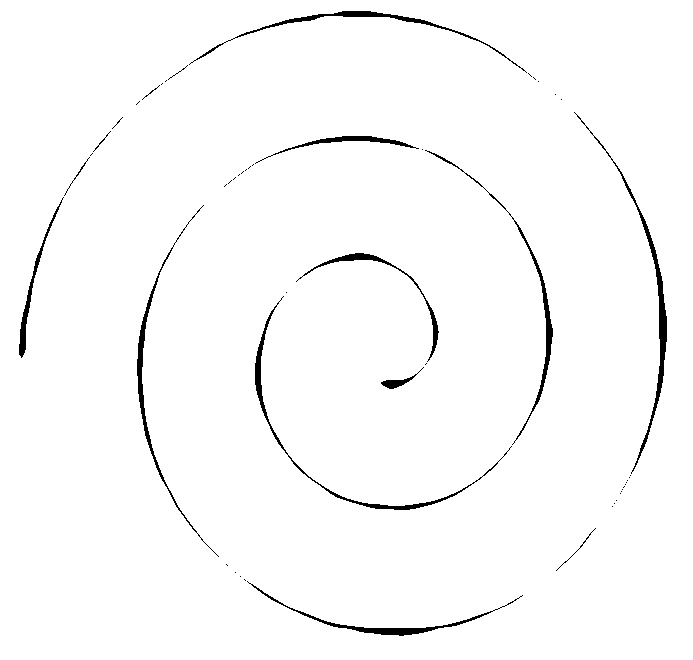
//> input picture Backend/cpp to python conversion/DetectTest/Resources/exam_1_template.jpg, 693 x 660 px, given in place of exam_1.jpg, which was not available
$ ./extractFeats Resources/exam_1_template.jpg Resources/exam_1_pen.jpg Resources/exam_1_pen.jpg   (built with g++ and OpenCV 4)
//> lines starting //> are read from the running program, lines starting //| are printed output that depends on the picture; after the words box and inside, x2 and y2 are one past the last pixel; in counts of white or black regions, pixels touching at a corner belong together; pictures that were not available may be replaced by others from this repository, and a replacement may not be noted
#include <stdio.h>
#include <iostream>
#include <stdio.h>
#include <opencv2/opencv.hpp>
#include <fstream>
#include <stdlib.h>
//#include <math.h>
#include <vector>
#include <list>
#define pb push_back
#define rb pop_back
#define DISPLACEMENT 10


using namespace cv;
using namespace std;

struct cpoint{
    int x,y;
    cpoint(){};
    cpoint(int x, int y):
            x(x), y(y) {};
};

Mat img;
//Functions to recovery the Neighboors as follow:
// P9 P2 P3
// P8 P1 P4
// P7 P6 P5
int P1(Mat dest, int line, int col)
{
    return dest.at<uchar>(line, col);
}

int P2(Mat dest, int line, int col)
{
    return dest.at<uchar>(line-1, col);
}

int P3(Mat dest, int line, int col)
{
    return dest.at<uchar>(line-1, col+1);
}

int P4(Mat dest, int line, int col)
{
    return dest.at<uchar>(line, col+1);
}

int P5(Mat dest, int line, int col)
{
    return dest.at<uchar>(line+1, col+1);
}

int P6(Mat dest, int line, int col)
{
    return dest.at<uchar>(line+1, col);
}

int P7(Mat dest, int line, int col)
{
    return dest.at<uchar>(line+1, col-1);
}

int P8(Mat dest, int line, int col)
{
    return dest.at<uchar>(line, col-1);
}

int P9(Mat dest, int line, int col)
{
    return dest.at<uchar>(line-1, col-1);
}

// [4 lines left out: function Delete, not called in this run]

void Zhang_Suen(Mat dest)
{
    int height = dest.rows;
    int width = dest.cols;
    bool ThiningContinue = true;
    int line, col;
    cpoint ActualPixel;
    int Conectivity = 0, Neighboors = 0;
    list<cpoint> RemPoints;
    list<cpoint>::iterator it;

    for (line = 0; line < height; line++)
        for (col = 0; col < width; col++)
        {
            dest.at<uchar>(line, col) = dest.at<uchar>(line, col) == 255?0:1;
        }

    while (ThiningContinue)
    {
        ThiningContinue = false;

        // First Sub-Iteraction
        for (line = 1; line < height - 1; line++)
        {
            for (col = 1; col < width - 1; col++)
            {
                Neighboors = 0;
                Conectivity = 0;
                // Pixel must be black
                if (P1(dest, line, col) == 0)
                    continue;
                // Connectivity number must be 1;
                Conectivity = (P2(dest, line, col) == 0 && P3(dest, line, col) == 1) ? 1 : 0;
                Conectivity += (P3(dest, line, col) == 0 && P4(dest, line, col) == 1) ? 1 : 0;
                Conectivity += (P4(dest, line, col) == 0 && P5(dest, line, col) == 1) ? 1 : 0;
                Conectivity += (P5(dest, line, col) == 0 && P6(dest, line, col) == 1) ? 1 : 0;
                Conectivity += (P6(dest, line, col) == 0 && P7(dest, line, col) == 1) ? 1 : 0;
                Conectivity += (P7(dest, line, col) == 0 && P8(dest, line, col) == 1) ? 1 : 0;
                Conectivity += (P8(dest, line, col) == 0 && P9(dest, line, col) == 1) ? 1 : 0;
                Conectivity += (P9(dest, line, col) == 0 && P2(dest, line, col) == 1) ? 1 : 0;
                if (Conectivity != 1)
                    continue;
                // 2 <= BlackNeighboors <= 6
                Neighboors = P2(dest, line, col) + P3(dest,line, col) +
                             P4(dest, line, col) + P5(dest, line, col) +
                             P6(dest, line, col) + P7(dest, line, col) +
                             P8(dest, line, col) + P9(dest, line, col);
                if (Neighboors < 2 || Neighboors > 6)
                    continue;
                // At least one of P2, P4 and P8 are background
                Neighboors = 0;
                Neighboors = P2(dest, line, col) * P4(dest, line, col) * P8(dest, line, col);
                if (Neighboors != 0)
                    continue;

                // At least one of P2, P6 and P8 are background
                Neighboors = 0;
                Neighboors = P2(dest, line, col) * P6(dest, line, col) * P8(dest, line, col);
                if (Neighboors != 0)
                    continue;
                // Actual Pixel was deleted
                ThiningContinue = true;
                RemPoints.push_back(cpoint(line, col));
            }
        }
        for (it = RemPoints.begin(); it != RemPoints.end(); it++)
            dest.at<uchar>((*it).x, (*it).y) = 0;
        RemPoints.clear();
        // Second Sub-Iteraction
        for (line = 1; line < height - 1; line++)
        {
            for (col = 1; col < (int)width - 1; col++)
            {
                Neighboors = 0;
                Conectivity = 0;
                // Pixel must be black
                if (P1(dest, line, col) == 0)
                    continue;
                // Connectivity number must be 1;
                Conectivity = (P2(dest, line, col) == 0 && P3(dest, line, col) == 1) ? 1 : 0;
                Conectivity += (P3(dest, line, col) == 0 && P4(dest, line, col) == 1) ? 1 : 0;
                Conectivity += (P4(dest, line, col) == 0 && P5(dest, line, col) == 1) ? 1 : 0;
                Conectivity += (P5(dest, line, col) == 0 && P6(dest, line, col) == 1) ? 1 : 0;
                Conectivity += (P6(dest, line, col) == 0 && P7(dest, line, col) == 1) ? 1 : 0;
                Conectivity += (P7(dest, line, col) == 0 && P8(dest, line, col) == 1) ? 1 : 0;
                Conectivity += (P8(dest, line, col) == 0 && P9(dest, line, col) == 1) ? 1 : 0;
                Conectivity += (P9(dest, line, col) == 0 && P2(dest, line, col) == 1) ? 1 : 0;
                if (Conectivity != 1)
                    continue;
                // 2 <= BlackNeighboors <= 6
                Neighboors = P2(dest, line, col) + P3(dest, line, col) +
                             P4(dest, line, col) + P5(dest, line, col) +
                             P6(dest, line, col) + P7(dest, line, col) +
                             P8(dest, line, col) + P9(dest, line, col);
                if (Neighboors < 2 || Neighboors > 6)
                    continue;
                // At least one of P2, P4 and P6 are background
                Neighboors = 0;
                Neighboors = P2(dest, line, col) * P4(dest, line, col) * P6(dest, line, col);
                if (Neighboors != 0)
                    continue;
                // At least one of P2, P6 and P8 are background
                Neighboors = 0;
                Neighboors = P4(dest, line, col) * P6(dest, line, col) * P8(dest, line, col);
                if (Neighboors != 0)
                    continue;
                // Actual Pixel was deleted
                ThiningContinue = true;
                RemPoints.push_back(cpoint(line, col));
            }
        }
        for (it = RemPoints.begin(); it != RemPoints.end(); it++)
            dest.at<uchar>((*it).x, (*it).y) = 0;
        RemPoints.clear();
    }
    for (line = 0; line < height; line++)
    {
        for (col = 0; col < width; col++)
        {
            if (P1(dest, line, col) == 0)
                dest.at<uchar>(line, col) = 255;
            else
                dest.at<uchar>(line, col) = 0;
        }
    }
}

struct vertex
{
    double x,y;
};

typedef struct vertex Vertices;

struct radius_angle
{
    double radius, angle;
};
typedef struct radius_angle RadiusAngle;


void invert(double *ini, double *fim)
{
    double i,f;
    i=*ini;
    f=*fim;
    *ini=f;
    *fim=i;
}

void lineIDDA(Mat img_, double yi, double xi, double yf, double xf, vector<Vertices> &v)
{
    double x,y,deltax,deltay,erro=0,q=0,quant;
    deltax=xf-xi;
    deltay=yf-yi;
    Vertices vert;
    // When yi>yf the line is diagonal to down. For this is
    // necessary invert the points
    // When Deltax= 0 and Deltay  < 0, the line is in vertical
    // to down. For this is necessary invert yi with yf.
    if ((yi>yf) || ((deltax==0) && (deltay<0)))
    {
        invert(&xi,&xf);
        invert(&yi,&yf);
        deltax=xf-xi;
        deltay=yf-yi;
    }
    x=xi;
    y=yi;

    // "quant" denotes the maximum number of ploted points
    if (abs(deltax)>abs(deltay))
        quant=abs(deltax);
    else
        quant=abs(deltay);
    bool get_point = true;
    bool entered = false;
    bool finished = false;
    int walk = 1000;//clean more pixels.
    while (q<=quant && walk) //While have points to plot
    {
        if (x>=0 && y>=0 && x<img_.cols && y< img_.rows)
        {
            if(!entered && img_.at<uchar>(y, x) == 0)//Find a espiral
            {
                entered = true;
                if(get_point)//get the first point.
                {
                    get_point = false;
                    vert.x = x;
                    vert.y = y;
                    v.pb(vert);
                }
                img_.at<uchar>(y, x) = 255;//Set the color white to avoid reprocessing
            }
        }

        if(entered){
            walk--;
            if (x>=0 && y>=0 && x<img_.cols && y<img_.rows)
                img_.at<uchar>(y, x) = 255;//Set the color white to avoid reprocessing
        }


        if ((deltax>=0) && (deltay>=0) && (deltax>=deltay))// 1 oct
        {
            if ((erro<0) || (deltay==0))
            {
                x++;
                erro=erro+deltay;
            }
            else
            {
                x++;
                y++;
                erro=erro+deltay-deltax;
            }
        }
        else
        if ((deltax>=0) && (deltay>=0) && (deltay>deltax))// 2 oct
        {
            if (erro<0)
            {
                x++;
                y++;
                erro=erro+deltay-deltax;
            }
            else
            {
                y++;
                erro=erro-deltax;
            }
        }
        else
        if ((deltay>=0) && (deltax<0) && (-deltax>=deltay)) // 4 oct
        {
            if ((erro<0) || (deltay==0))
            {
                x--;
                erro=erro+deltay;
            }
            else
            {
                x--;
                y++;
                erro=erro+deltax+deltay;
            }
        }
        else
        if ((deltay>0) && (deltax<0) && (deltay>-deltax)) // 3 oct
        {
            if (erro<0)
            {
                x--;
                y++;
                erro=erro+deltax+deltay;
            }
            else
            {
                y++;
                erro=erro+deltax;
            }
        }
        else
        if ((deltax>=0) && (deltay<0) && (deltax>=-deltay))// 8 oct
        {
            if ((erro<0))
            {
                x++;
                erro=erro-deltay;
            }
            else
            {
                x++;
                y--;
                erro=erro+abs(deltay)-deltax;
            }
        }
        else
        if ((deltax>=0) && (deltay<0) && (-deltay>deltax))// 7 oct
        {
            if (erro<0)
            {
                x++;
                y--;
                erro=erro-deltay-deltax;
            }
            else
            {
                y--;
                erro=erro-deltax;
            }
        }
        else
        if ((deltay<0) && (deltax<0) && (-deltay>-deltax)) // 3 oct
        {
            if (erro<0)
            {
                x--;
                y--;
                erro=erro+deltax-deltay;
            }
            else
            {
                y--;
                erro=erro+deltax;
            }
        }
        else
        if ((deltay<0) && (deltax<0) && (-deltax>=-deltay)) // 4 oct
        {
            if ((erro<0))
            {
                x--;
                erro=erro-deltay;
            }
            else
            {
                x--;
                y--;
                erro=erro+deltax-deltay;
            }
        }
        q++; //number of plotted points
    }
}

//---------------------------------------------------------------------------
void rotation(Vertices *vert, int yp, int xp, int teta)
{
    double x,y;
    x=(double)((((*vert).x-xp)*cos(teta*3.14159265358/180))-(((*vert).y-yp)*sin(teta*3.14159265358/180)))+xp;
    y=(double)((((*vert).x-xp)*sin(teta*3.14159265358/180))+(((*vert).y-yp)*cos(teta*3.14159265358/180)))+yp;
    (*vert).x=x;
    (*vert).y=y;
}

//VERIFY THE CENTRAL P�XEL
bool verify(Mat img_, int y, int x)
{
    int cont = 0;
    for(int i = y-1; i < y+2; i++)
        for(int j = x-1; j < x+2; j++)
            if(img_.at<uchar>(i, j)==0)
                cont++;
    return cont==2;
}

//FIND THE SPIRAL ORIGEN
void origem(Mat img_, int *oy, int *ox)
{
    int lines = (*oy)+100, cols= (*ox)+100, i, j;
    int com_line = (*oy)-100, com_col = (*ox)-100;

    for(i = com_line; i < lines; i++)
    {
        for(j = com_col; j < cols; j++)
        {
            if(img_.at<uchar>(i, j)==0)
            {
                if(verify(img_, i, j))
                {
                    *ox = j;
                    *oy = i;
                }
            }
        }
    }
}

int main(int argc,char* argv[])
{
    vector<RadiusAngle> radiusangle, radiusrigin, difradial;
    vector<Vertices> ptosoriginal, ptosdesenhada, tremor_relativo;
    vector<double> tremor;
    RadiusAngle ra, raorigin;
    double raiz, atangente;
    Vertices vert;

    if ( argc != 4 )
    {
        printf("\n*** Given an exam image and the pen image save the features extracted in the file <RMS.txt> \n\n");
        printf("\n*** usage: extractFeats <name_of_input_image_with_extension> <class_type -- 'c' to control and 'p' to patient>\n");
        printf("\n*** Incorrect number of input parameters!\n");
        return -1;
    }
    img = imread(R"(C:\Users\chari\Documents\GitHub\Meraki\Backend\cpp to python conversion\DetectTest\Resources\exam_1.jpg)", IMREAD_COLOR);
//> img is the input picture: 660 rows x 693 cols, CV_8UC3; min 0, max 255, mean 250.1
//    cv::imshow("output", img);
//    waitKey(0);
    Mat img1 = imread(R"(C:\Users\chari\Documents\GitHub\Meraki\Backend\cpp to python conversion\DetectTest\Resources\exam_1_pen.jpg)", IMREAD_COLOR);
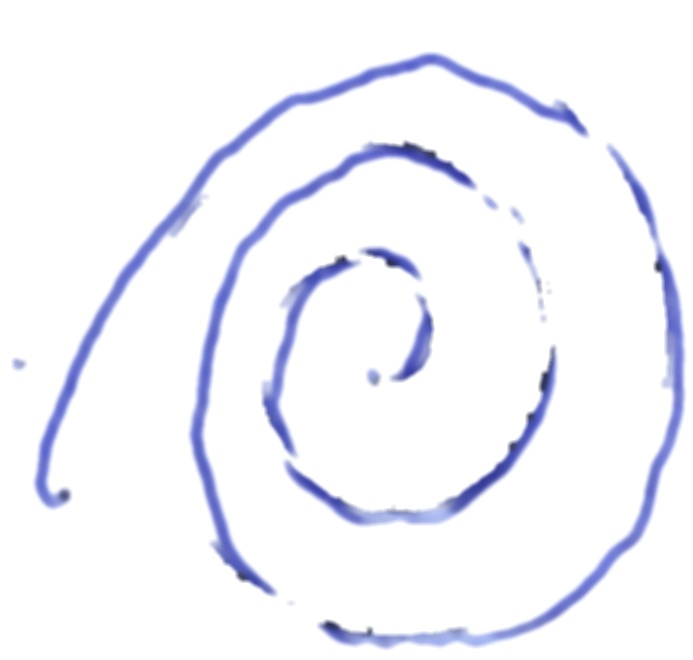
//> input picture Backend/cpp to python conversion/DetectTest/Resources/exam_1_pen.jpg, 693 x 660 px
//> img1 is the input picture: 660 rows x 693 cols, CV_8UC3; mean B, G, R 250.7, 244.1, 243.4
//    cv::imshow("output", img1);
//    waitKey(0);

    //Gray scale
    Mat img_ = Mat(Size(img.cols, img.rows),CV_8UC1);


    cvtColor(img, img_, COLOR_BGR2GRAY);
    threshold(img_, img_, 220, 255, 0);
//> img_: 660 rows x 693 cols, CV_8UC1; 98.1% white; 52 black regions (37 under 20 px), largest, box (x1, y1, x2, y2) and area: (574, 112, 667, 474) 1382, (255, 296, 512, 510) 1196, (137, 205, 219, 557) 1042
    Zhang_Suen(img_);
//> after the loop in Zhang_Suen, `for (line = 0; line < height; line++)`:
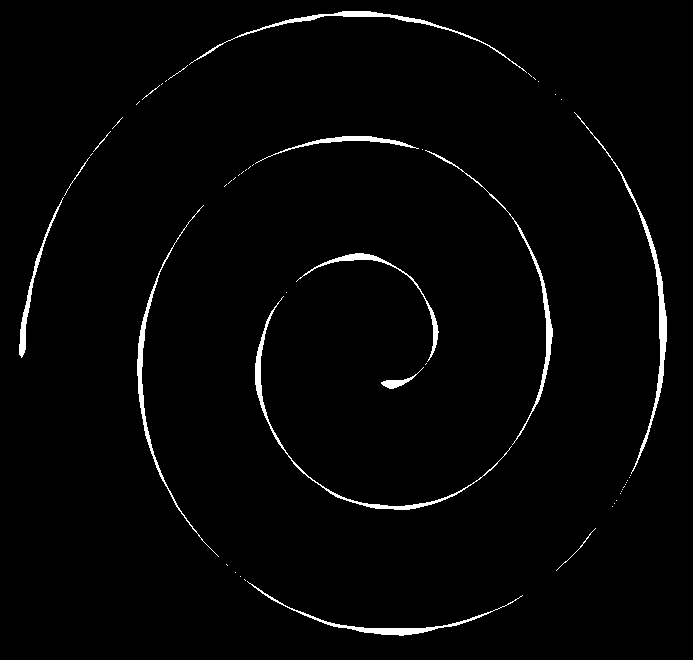
//> dest: 660 rows x 693 cols, CV_8UC1; values 0 (black) and 1 (white), 1.9% white; 52 white regions (37 under 20 px), largest, box (x1, y1, x2, y2) and area: (574, 112, 667, 474) 1382, (255, 296, 512, 510) 1196, (137, 205, 219, 557) 1042
//> the loop in Zhang_Suen, `while (ThiningContinue)` made 5 passes
//> ThiningContinue on passes 1 to 5: true, true, true, true, false
//> after the loop in Zhang_Suen, `while (ThiningContinue)`:
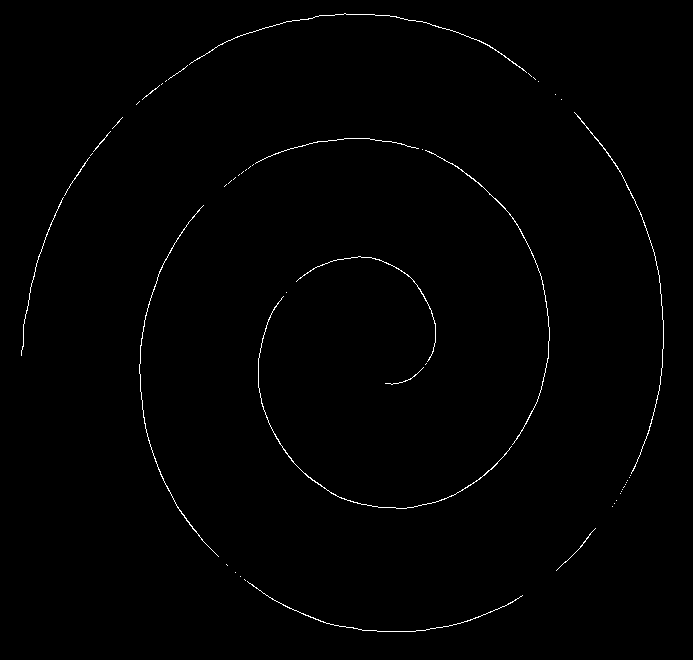
//> dest: 660 rows x 693 cols, CV_8UC1; values 0 (black) and 1 (white), 0.7% white in thin lines or dots, all inside (x1, y1, x2, y2) = (21, 13, 664, 632)
//> after the loop in Zhang_Suen, `while (ThiningContinue)`: ThiningContinue = false; Neighboors = 0


    //Spiral pen
    Mat img1_ = Mat(Size(img.cols, img.rows),CV_8UC1);

    int nx = img.cols, //number of collumns
    ny = img.rows; //number of lines/rows
    int x,y,z;

    cvtColor(img1, img1_, COLOR_BGR2RGB);
    threshold(img1_, img1_, 220, 255, 0);
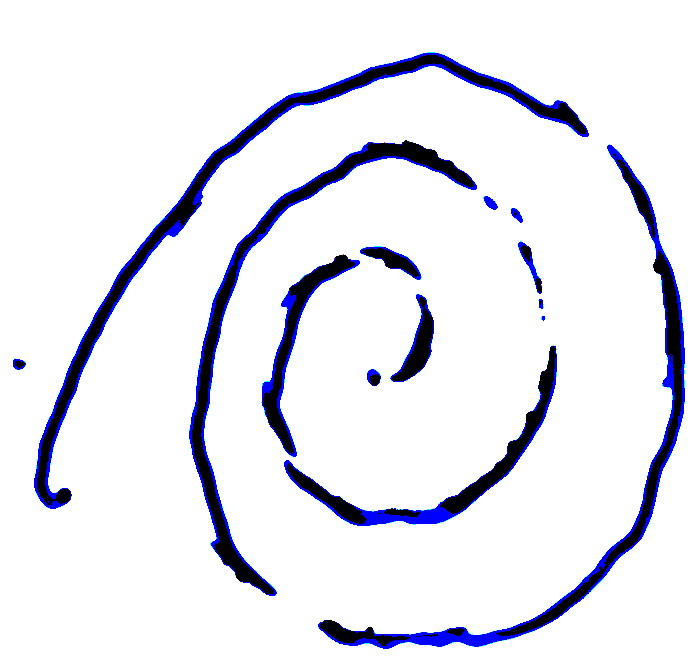
//> img1_: 660 rows x 693 cols, CV_8UC3; mean R, G, B 229.9, 230.5, 239.7
    Zhang_Suen(img1_);
//> after the loop in Zhang_Suen (call 2), `for (line = 0; line < height; line++)`:
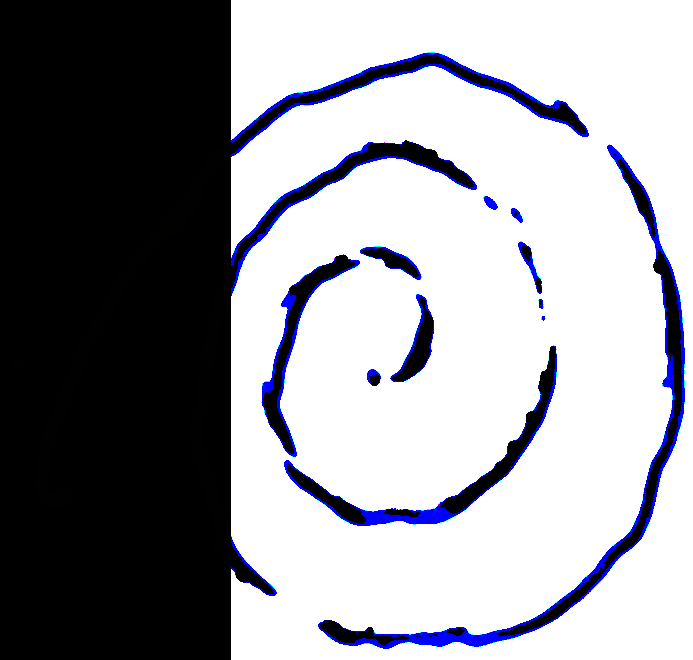
//> dest: 660 rows x 693 cols, CV_8UC3; mean R, G, B 151.1, 151.5, 158.5
//> the loop in Zhang_Suen (call 2), `while (ThiningContinue)` made 14 passes
//> (the rest of the program and of its run is left out)
